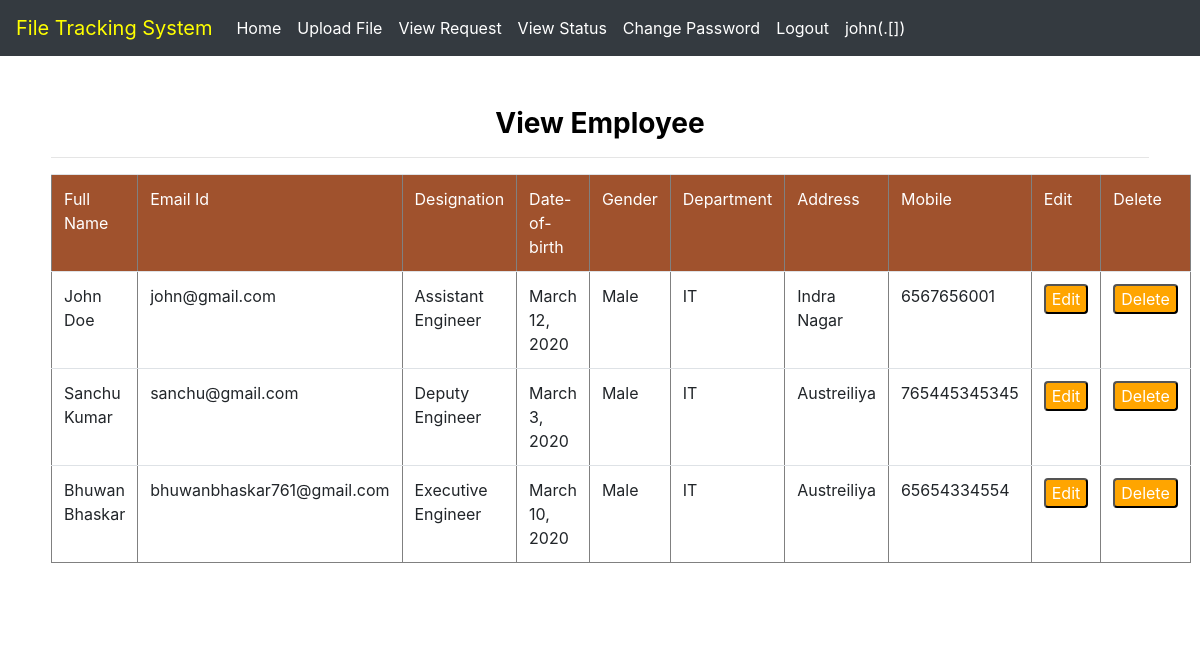
The page /view/ (signed in) on the database its author committed.
### file/models.py (models this page shows, shortened)
class Employee(models.Model):
    user=models.ForeignKey(User,on_delete=models.CASCADE,null=True)
    d_birth=models.DateField(null=True,blank=True,auto_now_add=False)
    gen=models.CharField(max_length=30,null=True)
    department=models.ForeignKey(Department,on_delete=models.CASCADE,null=True)
    type=models.ForeignKey(Type,on_delete=models.CASCADE,null=True)
    add=models.CharField(max_length=100,null=True)
    mobile=models.IntegerField(null=True)

class Type(models.Model):
    type=models.CharField(max_length=100,null=True)

class Department(models.Model):
    dept = models.CharField(max_length=100,null=True)

### file/views.py (the view)
# urls.py: path('view/', viewdata, name='viewdata'),
def viewdata(request):
    data1=Employee.objects.all()
    d={'data1':data1}
    return render(request,'view.html',d)

### file/templates/view.html (shortened to what this page needs)
{% extends 'navigation.html' %}
{% block body %}
<div align="center" style="color:Black;border:1px solid white;border-radius:8px;background-color:white;padding:50px">
<center><h3><strong>View Employee</strong></h3><hr></center>
<div align="center">
<table id="myTable" border="1px" style="width:100%;border-radius:8px" class="table table-border">
        <thead style="background-color:#a0522d;color:white">
        <tr>
            <td> Full Name</td>
            <td> Email Id</td>
            <td> Designation</td>
            <td> Date-of-birth</td>
            <td> Gender</td>
            <td> Department</td>
            <td> Address</td>
            <td> Mobile</td>
            <td> Edit</td>
            <td> Delete</td>
        </tr>
         </thead>
    {% for i in data1 %}
        <tr>
            <td> {{i.user.first_name}} {{i.user.last_name}}</td>
            <td> {{i.user.email}}</td>
            <td> {{i.type.type}}</td>
            <td> {{i.d_birth}}</td>
            <td> {{i.gen}}</td>
            <td> {{i.department.dept}}</td>
            <td> {{i.add}}</td>
            <td> {{i.mobile}}</td>
            <td> <button><a href="{% url 'editview' i.id %}">Edit</a> </button></td>
            <td> <button><a href="{% url 'delete_view' i.id %}">Delete</a> </button></td>
        </tr>
        {% endfor %}
</table>
</div>
</div>
{% endblock %}

### file/templates/navigation.html (shortened to what this page needs)
<!DOCTYPE html>
<html lang="en">
{% load static %}
<head>
    <link rel="stylesheet" href="https://stackpath.bootstrapcdn.com/bootstrap/4.4.1/css/bootstrap.min.css">
</head>
<body>
<nav class="navbar navbar-expand-lg navbar-light bg-dark" >
  <a class="navbar-brand" href="#" style="color:yellow">File Tracking System</a>
  <div class="collapse navbar-collapse" id="navbarNavDropdown">
    <ul class="navbar-nav">
      <li class="nav-item active">
        <a class="nav-link" href="{% url 'home' %}" style="color:white">Home <span class="sr-only">(current)</span></a>
      </li>
        {% if request.user.is_staff %}
      <li class="nav-item">
        <a class="nav-link" href="{% url 'add_employee' %}" style="color:white">Add Employee</a>
      </li>
      <li class="nav-item">
        <a class="nav-link" href="{% url 'viewdata' %}" style="color:white">View Employee</a>
      </li>
        <li class="nav-item">
        <a class="nav-link" href="{% url 'logout' %}" style="color:white">Logout</a>
      </li>
        {% elif request.user.username %}
        <li class="nav-item">
        <a class="nav-link" href="{% url 'uploadfile' %}" style="color:white">Upload File</a>
      </li>
      <li class="nav-item">
        <a class="nav-link" href="{% url 'viewfile' %}" style="color:white">View Request</a>
      </li><li class="nav-item">
        <a class="nav-link" href="{% url 'viewstatus' %}" style="color:white">View Status</a>
      </li>
      <li class="nav-item">
        <a class="nav-link" href="{% url 'c_password' %}" style="color:white">Change Password</a>
      </li>
        <li class="nav-item">
        <a class="nav-link" href="{% url 'logout' %}" style="color:white">Logout</a>
      </li>
        <li class="nav-item">
        <a class="nav-link" href="" style="color:white;float:right" align="right">{{request.user.username}}({{emp.type.type}}.[{{emp.department.dept}}])</a>
      </li>
        {% endif %}
          </ul>
  </div>
</nav>
{% block body %}
{% endblock %}
</body>
</html>

### file/templates/navigation.html (style rules this page uses)
a { color:white; }

### file/templates/view.html (style rules this page uses)
button { border:1 px solid orange; border-radius:4px; color:white; background-color:orange; }

### rows shown on the page
Employee: user.first_name "John", user.last_name "Doe", user.email "john@gmail.com", type.type "Assistant Engineer", d_birth "March 12, 2020", gen "Male", department.dept "IT", add "Indra Nagar", mobile "6567656001"
Employee: user.first_name "Sanchu", user.last_name "Kumar", user.email "sanchu@gmail.com", type.type "Deputy Engineer", d_birth "March 3, 2020", gen "Male", department.dept "IT", add "Austreiliya", mobile "765445345345"
Employee: user.first_name "Bhuwan", user.last_name "Bhaskar", user.email "bhuwanbhaskar761@gmail.com", type.type "Executive Engineer", d_birth "March 10, 2020", gen "Male", department.dept "IT", add "Austreiliya", mobile "65654334554"

### other values the page prints
{{ request.user.username }} "john"
